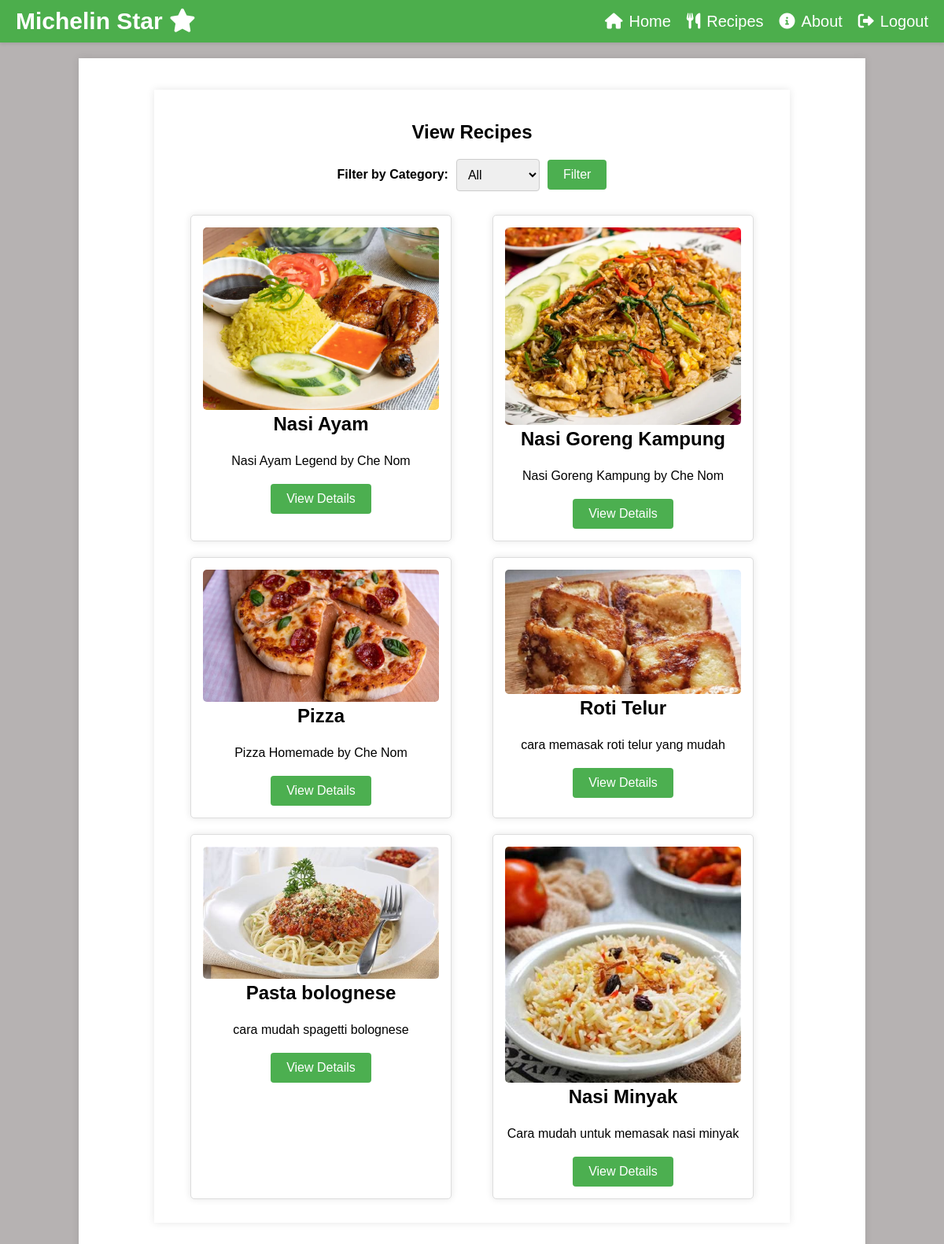
Screenshot of /recipe_view.php (signed in) with the database file from the repository.
### tables this page shows
CREATE TABLE `recipe` (
  `RecipeID` int(11) NOT NULL,
  `Title` varchar(255) NOT NULL,
  `Description` text DEFAULT NULL,
  `Ingredients` text DEFAULT NULL,
  `Instructions` text DEFAULT NULL,
  `PreparationTime` int(11) DEFAULT NULL,
  `CookingTime` int(11) DEFAULT NULL,
  `Servings` int(11) DEFAULT NULL,
  `Image` varchar(255) DEFAULT NULL,
  `Video` varchar(255) DEFAULT NULL,
  `CategoryID` int(11) DEFAULT NULL
);

### recipe_view.php (the view, shortened to what this page needs)
<?php
include('header.php');
$conn = new mysqli("localhost", "root", "", "RecipeDB");
$categoryID = isset($_GET['category']) ? intval($_GET['category']) : 0;
if ($categoryID > 0) {
    $recipeStmt = $conn->prepare("SELECT * FROM Recipe WHERE CategoryID = ?");
    $recipeStmt->bind_param("i", $categoryID);
} else {
    $recipeStmt = $conn->prepare("SELECT * FROM Recipe");
}
$recipeStmt->execute();
$recipeResult = $recipeStmt->get_result();
$recipes = $recipeResult->fetch_all(MYSQLI_ASSOC);
?>
<!DOCTYPE html>
<html lang="en">
<head>
    <link rel="stylesheet" href="stylesrecipeview.css">
</head>
<body>
<div class="content">
    <div class="welcome-message">
        <h2>View Recipes</h2>
    </div>
    <form class="filter-form" action="recipe_view.php" method="GET">
        <label for="category">Filter by Category:</label>
        <select id="category" name="category">
            <option value="0">All</option>
        </select>
        <button type="submit">Filter</button>
    </form>
    <div class="card-container">
        <?php foreach ($recipes as $recipe): ?>
        <div class="card">
            <div class="card-image">
                <?php if ($recipe['Image']): ?>
                <img src="<?php echo htmlspecialchars($recipe['Image']); ?>" alt="Recipe Image">
                <?php else: ?>
                <img src="default-image.png" alt="Default Recipe Image">
                <?php endif; ?>
            </div>
            <div class="card-content">
                <h3><?php echo htmlspecialchars($recipe['Title']); ?></h3>
                <p><?php echo htmlspecialchars($recipe['Description']); ?></p>
                <a href="recipe_detail.php?id=<?php echo $recipe['RecipeID']; ?>" class="btn btn-primary">View Details</a>
            </div>
        </div>
        <?php endforeach; ?>
    </div>
</div>
<?php
include('footer.php');
?>
</body>
</html>

### header.php (shortened to what this page needs)
<!DOCTYPE html>
<html lang="en">
<head>
    <link rel="stylesheet" href="stylesheader.css">
    <link rel="stylesheet" href="https://cdnjs.cloudflare.com/ajax/libs/font-awesome/6.0.0-beta3/css/all.min.css">
</head>
<body>
    <div class="nav-bar">
        <div class="nav-left">
        <h1> Michelin Star <i class="fas fa-star"></i></h1>
        </div>
        <div class="nav-right">
            <ul>
                <li><a href="dashboard.php"><i class="fas fa-home"></i> Home</a></li>
                <li><a href="recipe_view.php"><i class="fas fa-utensils"></i> Recipes</a></li>
                <li><a href="about.php"><i class="fas fa-info-circle"></i> About</a></li>
                <li><a href="logout.php"><i class="fas fa-sign-out-alt"></i> Logout</a></li>
            </ul>
        </div>
    </div>
    <div class="content">

### footer.php
    </div>
</body>
</html>

### stylesheader.css (style rules this page uses)
body { margin: 0; font-family: Arial, sans-serif; }
.nav-bar { display: flex; justify-content: space-between; align-items: center; background-color: #4cae4c; padding: 10px 20px; box-shadow: 0 2px 4px rgba(0, 0, 0, 0.1); }
.nav-left h1 { margin: 0; font-size: 30px; color: white; }
.nav-right ul { list-style: none; margin: 0; padding: 0; display: flex; }
.nav-right ul li { margin-left: 20px; }
.nav-right ul li a { color: white; text-decoration: none; font-size: 20px; display: flex; align-items: center; }
.nav-right ul li a i { margin-right: 8px; }

### stylesrecipeview.css (style rules this page uses)
body { font-family: Arial, sans-serif; margin: 0; padding: 0; background-color: #B6B2B2; }
.content { padding: 20px; background-color: #fff; max-width: 80%; margin: 20px auto; box-shadow: 0 0 10px rgba(0, 0, 0, 0.1); }
h2 { text-align: center; }
.filter-form { display: flex; justify-content: center; align-items: center; margin-bottom: 20px; }
.filter-form label { margin-right: 10px; font-weight: bold; }
.filter-form select { padding: 10px; border-radius: 4px; border: 1px solid #ccc; margin-right: 10px; font-size: 1rem; }
.filter-form button { padding: 10px 20px; background-color: #4CAF50; color: white; border: none; border-radius: 4px; cursor: pointer; font-size: 1rem; transition: background-color 0.3s ease, transform 0.3s ease; }
.card-container { display: flex; flex-wrap: wrap; justify-content: space-around; }
.card { background-color: #fff; border: 1px solid #ddd; border-radius: 5px; padding: 15px; margin: 10px; width: 300px; box-shadow: 0 0 10px rgba(0, 0, 0, 0.1); text-align: center; transition: transform 0.3s ease, box-shadow 0.3s ease; }
.card-image img { max-width: 100%; height: auto; border-radius: 5px; }
.card-content h3 { margin-top: 0; font-size: 1.5rem; }
.card-content p { margin: 10px 0; font-size: 1rem; }
.card-content a { display: inline-block; margin-top: 10px; padding: 10px 20px; background-color: #4CAF50; color: white; border-radius: 4px; text-decoration: none; font-size: 1rem; transition: background-color 0.3s ease, transform 0.3s ease; }

### rows the page displays
recipe: Image (picture), Title "Nasi Ayam", Description "Nasi Ayam Legend by Che Nom"
recipe: Image (picture), Title "Nasi Goreng Kampung", Description "Nasi Goreng Kampung by Che Nom"
recipe: Image (picture), Title "Pizza", Description "Pizza Homemade by Che Nom"
recipe: Image (picture), Title "Roti Telur", Description "cara memasak roti telur yang mudah"
recipe: Image (picture), Title "Pasta bolognese", Description "cara mudah spagetti bolognese"
recipe: Image (picture), Title "Nasi Minyak", Description "Cara mudah untuk memasak nasi minyak"
